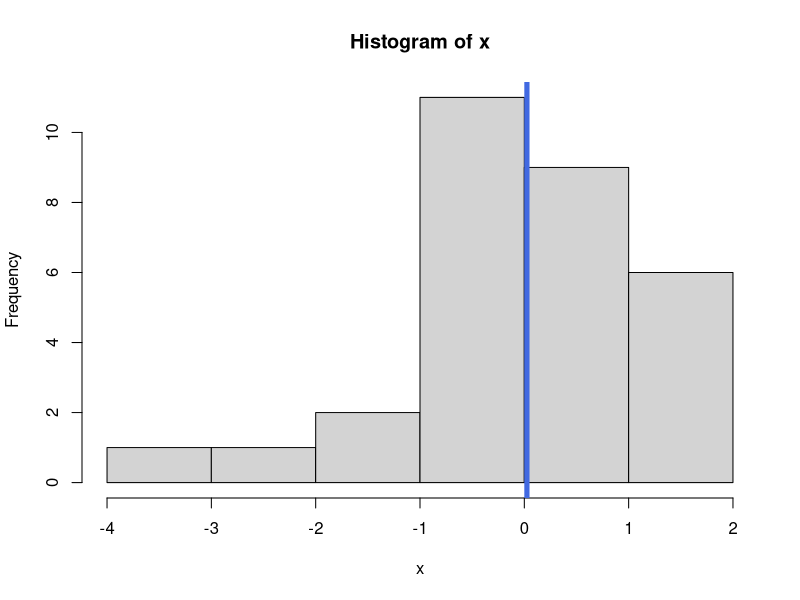
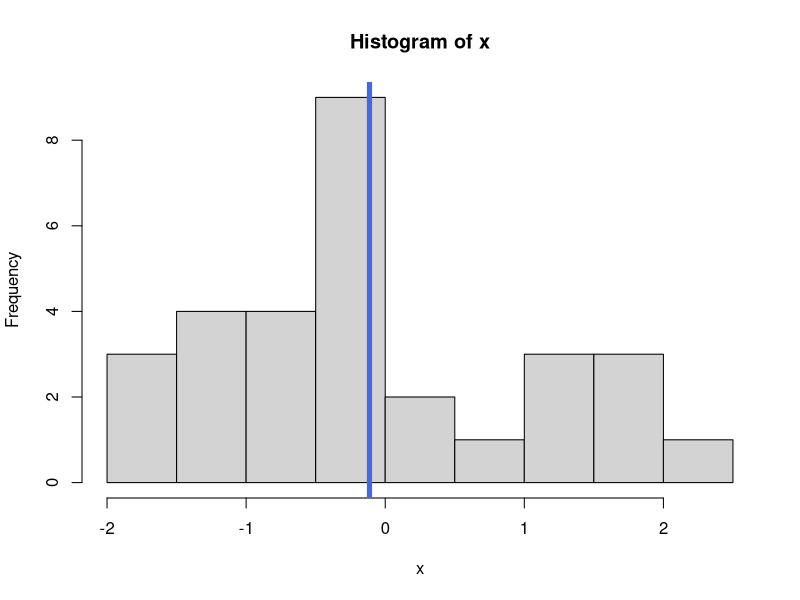
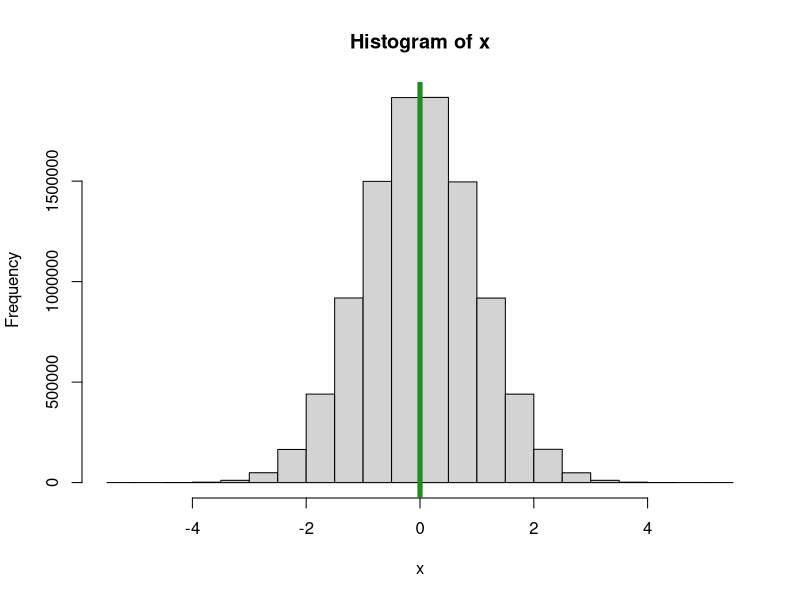
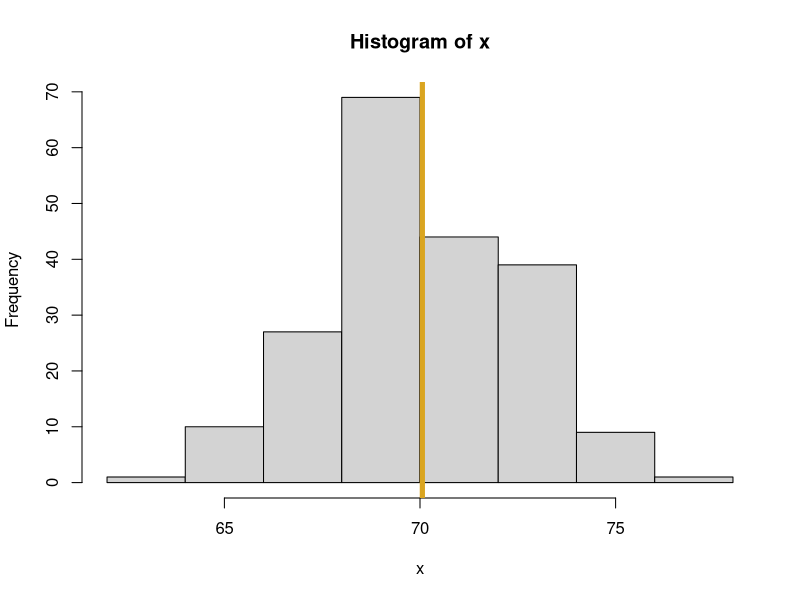

These charts were generated, in order, by the following R code:
#* plotRandomHistogram.R
#* 
#* Author: Will Paz
#* 
#* Purpose:
#*          A function that will generate a sample of normal observations
#*          and plot the histogram of that data
#*          
#* Inputs: 
#*      num_pts = the number of observations
#*                to randomly generate 
#*      mu = the theoretical mean of the Normal 
#*           distribution that generates my data
#*      sigma = the theoretical standard deviation
#*      seed = an optional random number generator seed value,
#*             defaults to NULL 
#*      meanColor = the line color corresponding to the 
#*                  sample mean of the data
#* Output:
#*      A histogram.
#*      A list with the following elements are returned:
#*           RandomObs = a vector with the randomly
#*                       generated data
#*           MeanRandomObs = sample mean corresponding to 
#*                           the randomly generated data
#*           SD_RandomObs = corresponding SD
          

plotRandomHistogram <- function(num_pts=30,mu=0,sigma=1,seed=NULL,
                       meanColor="royalblue") {
  set.seed(seed)
  x <- rnorm(num_pts,mean = mu,sd = sigma)
  mean_x <- mean(x)
  hist(x)
  abline(v=mean_x,lwd=5,col=meanColor)
  
  ## In R, in a function, the output from the last 
  ## line is automatically returned
  
  list(RandomObs = x, 
       MeanRandomObs = mean_x,
       SD_RandomObs = sd(x))
}


plotRandomHistogram()
plotRandomHistogram(seed=-10)
plotRandomHistogram(seed=19, num_pts = 10000000,meanColor = "forestgreen")

my_output <- plotRandomHistogram(seed = 5, num_pts = 200, mu = 70,
                                 sigma = 2.5, meanColor = "goldenrod")
my_output$MeanRandomObs
